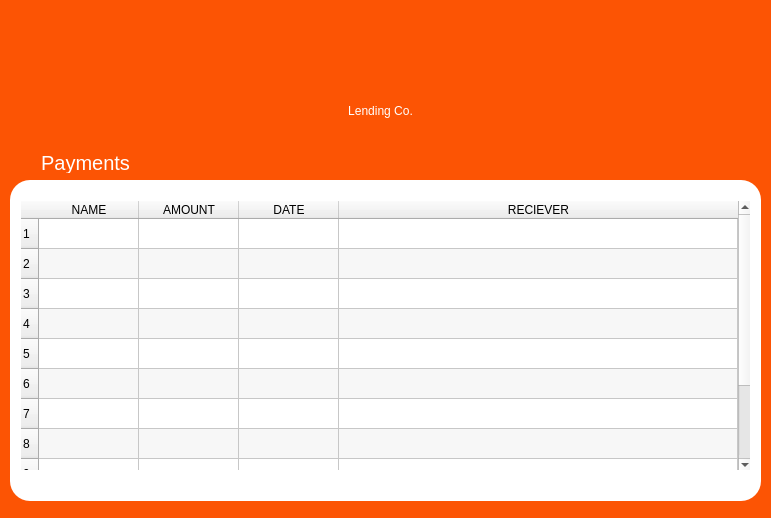
<?xml version="1.0" encoding="UTF-8"?>
<ui version="4.0">
 <class>MainWindow</class>
 <widget class="QMainWindow" name="MainWindow">
  <property name="geometry">
   <rect>
    <x>0</x>
    <y>0</y>
    <width>771</width>
    <height>518</height>
   </rect>
  </property>
  <property name="windowTitle">
   <string>Payments</string>
  </property>
  <widget class="QWidget" name="centralwidget">
   <widget class="QWidget" name="bg" native="true">
    <property name="geometry">
     <rect>
      <x>0</x>
      <y>0</y>
      <width>771</width>
      <height>521</height>
     </rect>
    </property>
    <property name="styleSheet">
     <string notr="true">#bg{
background-color: #fc5404;
}</string>
    </property>
    <widget class="QLabel" name="label">
     <property name="geometry">
      <rect>
       <x>0</x>
       <y>70</y>
       <width>761</width>
       <height>81</height>
      </rect>
     </property>
     <property name="styleSheet">
      <string notr="true">#label {
color: white;
font: 25 46pt &quot;Bodoni MT Poster Compressed&quot;;
}</string>
     </property>
     <property name="text">
      <string>Lending Co.</string>
     </property>
     <property name="alignment">
      <set>Qt::AlignCenter</set>
     </property>
    </widget>
    <widget class="QWidget" name="widget" native="true">
     <property name="geometry">
      <rect>
       <x>10</x>
       <y>180</y>
       <width>751</width>
       <height>321</height>
      </rect>
     </property>
     <property name="styleSheet">
      <string notr="true">#widget{
background-color: white;
border: 1px white;
border-radius: 20px;
}</string>
     </property>
     <widget class="QScrollArea" name="scrollArea">
      <property name="geometry">
       <rect>
        <x>10</x>
        <y>20</y>
        <width>731</width>
        <height>271</height>
       </rect>
      </property>
      <property name="styleSheet">
       <string notr="true">#scrollArea{
border: 1px solid white;

}</string>
      </property>
      <property name="widgetResizable">
       <bool>true</bool>
      </property>
      <widget class="QWidget" name="scrollAreaWidgetContents">
       <property name="geometry">
        <rect>
         <x>0</x>
         <y>0</y>
         <width>729</width>
         <height>269</height>
        </rect>
       </property>
       <widget class="QTableWidget" name="tableWidget">
        <property name="geometry">
         <rect>
          <x>0</x>
          <y>0</y>
          <width>731</width>
          <height>271</height>
         </rect>
        </property>
        <property name="sizePolicy">
         <sizepolicy hsizetype="Expanding" vsizetype="Expanding">
          <horstretch>0</horstretch>
          <verstretch>0</verstretch>
         </sizepolicy>
        </property>
        <property name="frameShape">
         <enum>QFrame::NoFrame</enum>
        </property>
        <property name="alternatingRowColors">
         <bool>true</bool>
        </property>
        <property name="selectionMode">
         <enum>QAbstractItemView::SingleSelection</enum>
        </property>
        <property name="selectionBehavior">
         <enum>QAbstractItemView::SelectRows</enum>
        </property>
        <property name="verticalScrollMode">
         <enum>QAbstractItemView::ScrollPerPixel</enum>
        </property>
        <property name="horizontalScrollMode">
         <enum>QAbstractItemView::ScrollPerPixel</enum>
        </property>
        <property name="showGrid">
         <bool>true</bool>
        </property>
        <property name="gridStyle">
         <enum>Qt::SolidLine</enum>
        </property>
        <property name="sortingEnabled">
         <bool>false</bool>
        </property>
        <property name="wordWrap">
         <bool>true</bool>
        </property>
        <property name="cornerButtonEnabled">
         <bool>true</bool>
        </property>
        <property name="rowCount">
         <number>12</number>
        </property>
        <attribute name="horizontalHeaderStretchLastSection">
         <bool>true</bool>
        </attribute>
        <attribute name="verticalHeaderStretchLastSection">
         <bool>false</bool>
        </attribute>
        <row/>
        <row/>
        <row/>
        <row/>
        <row/>
        <row/>
        <row/>
        <row/>
        <row/>
        <row/>
        <row/>
        <row/>
        <column>
         <property name="text">
          <string>NAME</string>
         </property>
        </column>
        <column>
         <property name="text">
          <string>AMOUNT</string>
         </property>
        </column>
        <column>
         <property name="text">
          <string>DATE</string>
         </property>
        </column>
        <column>
         <property name="text">
          <string>RECIEVER</string>
         </property>
        </column>
       </widget>
      </widget>
     </widget>
    </widget>
    <widget class="QLabel" name="paymentLabel">
     <property name="geometry">
      <rect>
       <x>30</x>
       <y>153</y>
       <width>111</width>
       <height>20</height>
      </rect>
     </property>
     <property name="styleSheet">
      <string notr="true">#paymentLabel{
color: white;
font: 20px;
}</string>
     </property>
     <property name="text">
      <string>Payments</string>
     </property>
     <property name="alignment">
      <set>Qt::AlignCenter</set>
     </property>
    </widget>
    <zorder>label</zorder>
    <zorder>paymentLabel</zorder>
    <zorder>widget</zorder>
   </widget>
  </widget>
 </widget>
 <resources/>
 <connections/>
</ui>
